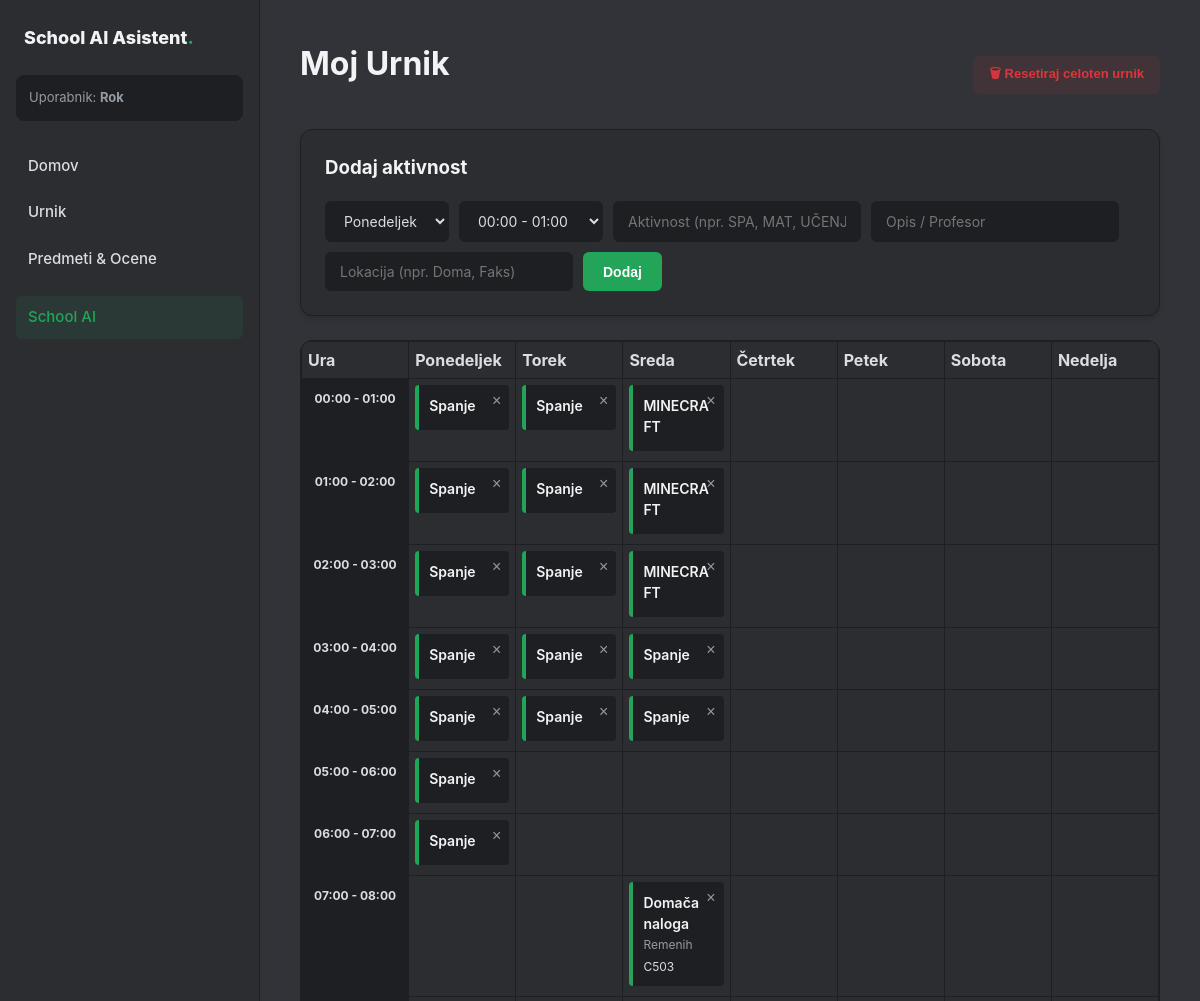
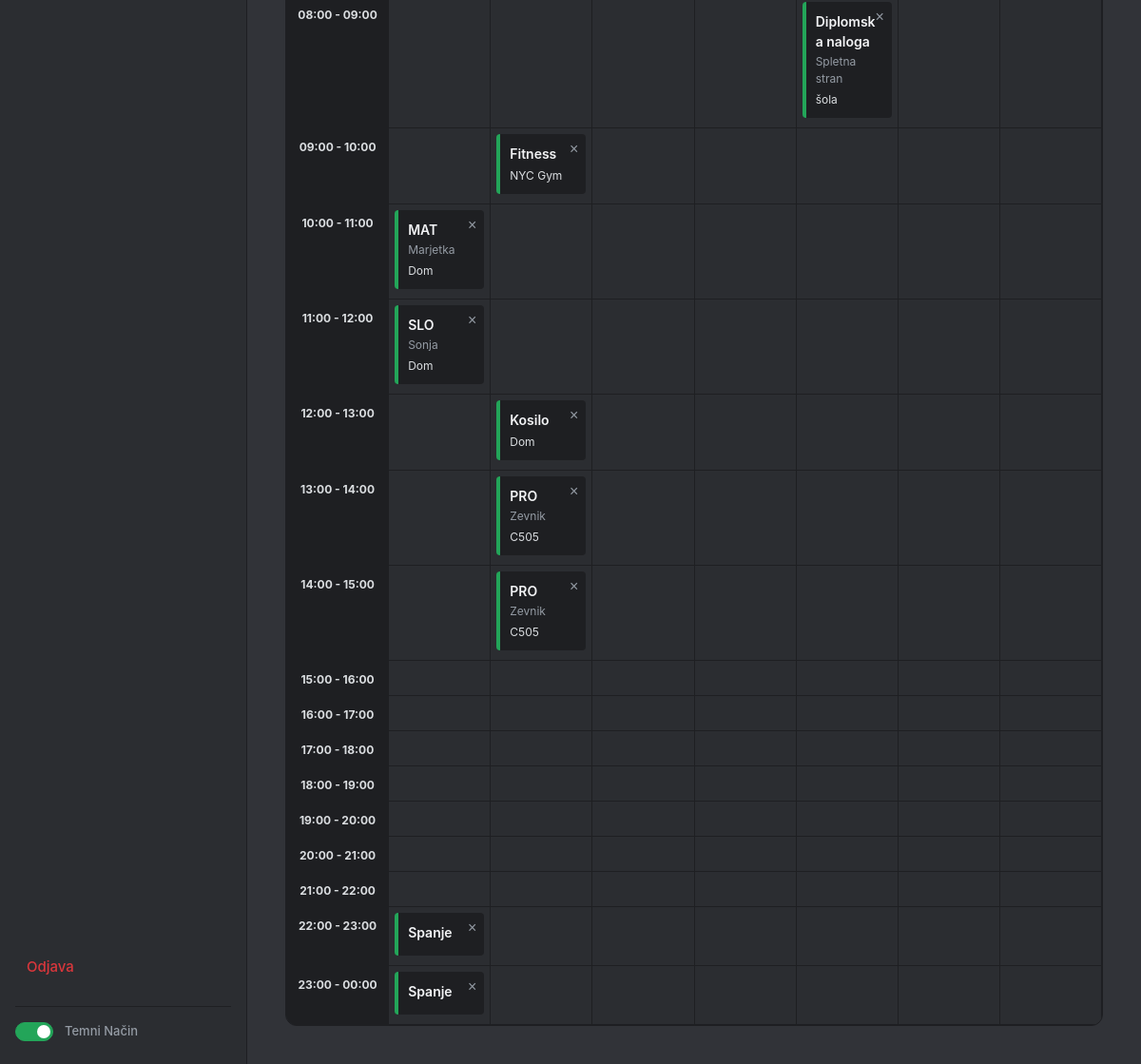
Screenshot of /urnik (signed in) with the database file from the repository (2 pictures, top to bottom).
### tables this page shows
CREATE TABLE urnik (
            id INTEGER PRIMARY KEY AUTOINCREMENT,
            user_id INTEGER NOT NULL,
            dan TEXT NOT NULL,
            ura INTEGER NOT NULL,
            kratica TEXT,
            profesor TEXT,
            ucilnica TEXT,
            FOREIGN KEY (user_id) REFERENCES uporabniki (id)
        );

### app.py (the view, shortened to what this page needs)
@app.route('/urnik', methods=['GET', 'POST'])
def urnik():
    if 'user_id' not in session: return redirect(url_for('prijava'))
    conn = get_db_connection()
    urnik_podatki = conn.execute('SELECT * FROM urnik WHERE user_id = ?', (session['user_id'],)).fetchall()
    conn.close()
    urnik_grid = {u: {dan: None for dan in ['Ponedeljek', 'Torek', 'Sreda', 'Četrtek', 'Petek', 'Sobota', 'Nedelja']} for u in URE_CASOVNIK.keys()}
    for vnos in urnik_podatki:
        if vnos['ura'] in urnik_grid and vnos['dan'] in urnik_grid[vnos['ura']]:
            urnik_grid[vnos['ura']][vnos['dan']] = vnos
    return render_template('urnik.html', urnik_grid=urnik_grid, ure_casovnik=URE_CASOVNIK)

### app.py (called while the page is built)
def get_db_connection():
    conn = sqlite3.connect('database.db')
    conn.row_factory = sqlite3.Row
    return conn

### templates/urnik.html (shortened to what this page needs)
{% extends 'base.html' %}
{% block content %}
<div style="display: flex; justify-content: space-between; align-items: center; margin-bottom: 20px;">
    <h1>Moj Urnik</h1>
    <form method="POST" action="/resetiraj-urnik" onsubmit="return confirm('Res želiš izbrisati celoten urnik?');">
        <button type="submit" class="btn-danger">🗑 Resetiraj celoten urnik</button>
    </form>
</div>
<div class="card form-card" style="margin-bottom: 24px;">
    <h3>Dodaj aktivnost</h3>
    <form method="POST" class="schedule-form clean-form" style="display: flex; gap: 10px; flex-wrap: wrap;">
        <select name="dan" required>
            <option value="Ponedeljek">Ponedeljek</option>
        </select>
        <select name="ura" required>
            {% for u, cas in ure_casovnik.items() %}
                <option value="{{ u }}">{{ cas }}</option>
            {% endfor %}
        </select>
        <input type="text" name="kratica" placeholder="Aktivnost (npr. SPA, MAT, UČENJE)" required>
        <input type="text" name="profesor" placeholder="Opis / Profesor">
        <input type="text" name="ucilnica" placeholder="Lokacija (npr. Doma, Faks)">
        <button type="submit" class="btn-primary">Dodaj</button>
    </form>
</div>
<div class="timetable-container">
    <table class="easistent-table">
        <thead>
            <tr>
                <th>Ura</th>
                {% for dan in ['Ponedeljek', 'Torek', 'Sreda', 'Četrtek', 'Petek', 'Sobota', 'Nedelja'] %}
                <th>{{ dan }}</th>
                {% endfor %}
            </tr>
        </thead>
        <tbody>
            {% for u, dnevi in urnik_grid.items() %}
            <tr>
                <td class="hour-cell" style="white-space: nowrap;">
                    <span class="hour-time"><strong>{{ ure_casovnik[u] }}</strong></span>
                </td>
                {% for dan in ['Ponedeljek', 'Torek', 'Sreda', 'Četrtek', 'Petek', 'Sobota', 'Nedelja'] %}
                <td class="timetable-slot">
                    {% if dnevi[dan] %}
                    <div class="subject-box">
                        <form method="POST" action="/izbrisi-urnik/{{ dnevi[dan].id }}">
                            <button type="submit" class="delete-mini" title="Izbriši">×</button>
                        </form>
                        <strong class="sub-title">{{ dnevi[dan].kratica }}</strong>
                        <span class="sub-prof" style="font-size:12px;">{{ dnevi[dan].profesor }}</span>
                        <span class="sub-room" style="font-size:12px; color:var(--text-sub);">{{ dnevi[dan].ucilnica }}</span>
                    </div>
                    {% endif %}
                </td>
                {% endfor %}
            </tr>
            {% endfor %}
        </tbody>
    </table>
</div>
{% endblock %}

### templates/base.html (shortened to what this page needs)
<!DOCTYPE html>
<html lang="sl">
<head>
    <link rel="stylesheet" href="{{ url_for('static', filename='style.css') }}">
</head>
<body class="dark-theme"> <div class="app-container">
        <nav class="sidebar">
            <div class="logo-area">
                <h2>School AI Asistent</h2>
            </div>
            {% if session.get('user_id') %}
            <div class="user-status">Uporabnik: <strong>{{ session.get('username') }}</strong></div>
            <a href="/">Domov</a>
            <a href="/urnik">Urnik</a>
            <a href="/predmeti">Predmeti & Ocene</a>
            <a href="/ai-svetovalec">School AI</a>
            <a href="/odjava" class="logout-btn">Odjava</a>
            {% endif %}
            <div class="theme-switch-wrapper">
                <label class="theme-switch" for="checkbox">
                    <div class="slider round"></div>
                </label>
                <span>Temni Način</span>
            </div>
        </nav>
        <main class="content animate-fade">
            {% block content %}{% endblock %}
        </main>
    </div>
</body>
</html>

### rows the page displays
urnik: kratica "Spanje"
urnik: kratica "Spanje"
urnik: kratica "MINECRAFT"
urnik: kratica "Spanje"
urnik: kratica "Spanje"
urnik: kratica "MINECRAFT"
urnik: kratica "Spanje"
urnik: kratica "Spanje"
urnik: kratica "MINECRAFT"
urnik: kratica "Spanje"
urnik: kratica "Spanje"
urnik: kratica "Spanje"
urnik: kratica "Spanje"
urnik: kratica "Spanje"
urnik: kratica "Spanje"
urnik: kratica "Spanje"
urnik: kratica "Spanje"
urnik: kratica "Domača naloga", profesor "Remenih", ucilnica "C503"
urnik: kratica "Diplomska naloga", profesor "Spletna stran", ucilnica "šola"
urnik: kratica "Fitness", ucilnica "NYC Gym"
urnik: kratica "MAT", profesor "Marjetka", ucilnica "Dom"
urnik: kratica "SLO", profesor "Sonja", ucilnica "Dom"
urnik: kratica "Kosilo", ucilnica "Dom"
urnik: kratica "PRO", profesor "Zevnik", ucilnica "C505"
urnik: kratica "PRO", profesor "Zevnik", ucilnica "C505"
urnik: kratica "Spanje"
urnik: kratica "Spanje"

### other values shown
{{ session.get('username') }} "Rok"
{{ dan }} "Ponedeljek" "Torek" "Sreda" "Četrtek" "Petek" "Sobota" "Nedelja"
{{ ure_casovnik[u] }} "00:00 - 01:00" "01:00 - 02:00" "02:00 - 03:00" "03:00 - 04:00" "04:00 - 05:00" "05:00 - 06:00" "06:00 - 07:00" "07:00 - 08:00" "08:00 - 09:00" "09:00 - 10:00" "10:00 - 11:00" "11:00 - 12:00" "12:00 - 13:00" "13:00 - 14:00" "14:00 - 15:00" "15:00 - 16:00" "16:00 - 17:00" "17:00 - 18:00" "18:00 - 19:00" "19:00 - 20:00" "20:00 - 21:00" "21:00 - 22:00" "22:00 - 23:00" "23:00 - 00:00"
form field ura "00:00 - 01:00"
